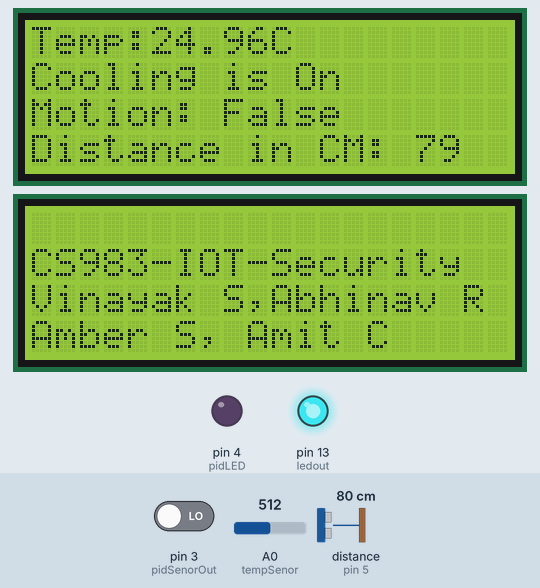
Bench run of a program on a simulated Arduino Uno, built with avr-gcc and run on an emulated ATmega328P. Shown: 2 × 20×4 character LCD, output pins drawn as LEDs (lit = HIGH). Wiring (from diagram.json): ultrasonic range finder: trigger pin 6; echo pin 5. The test bench sets the inputs (shaded band); at power-on: pin 3 (pidSenorOut) LOW, A0 (tempSenor) = 512, distance to the obstacle (sensor on pin 5) 80 cm. The echo pulse lasts 58.3 µs per cm; pins used as bus, display or sensor lines are not drawn; what the program prints to the serial monitor is not drawn.

Above: at 1.7 s.
1.8 s: pin 3 (pidSenorOut) driven HIGH
At 3.6 s:
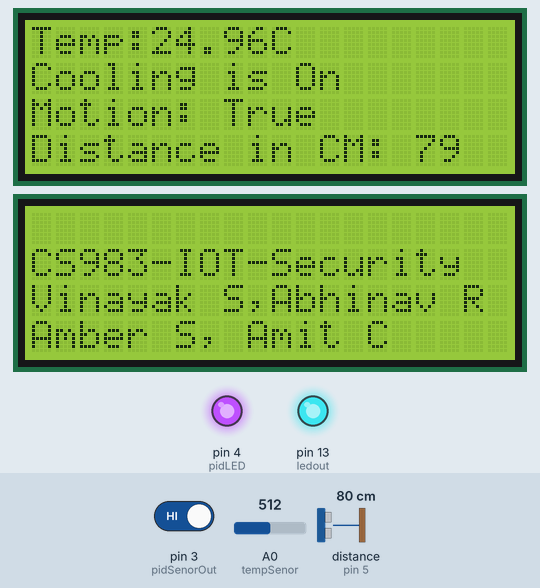
4.7 s: A0 (tempSenor) set to 530
At 6.0 s:
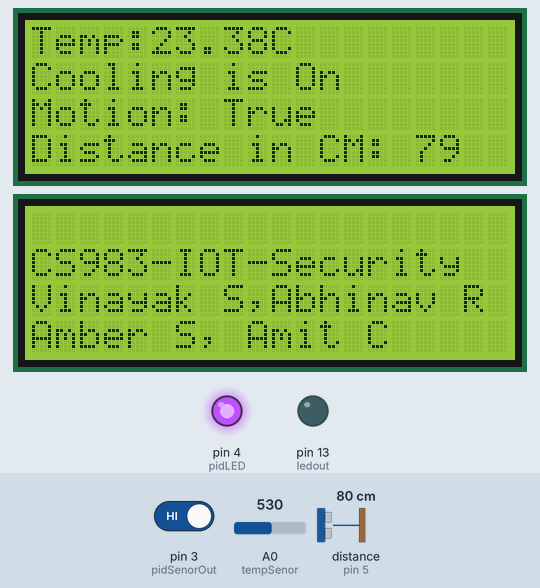
7.6 s: A0 (tempSenor) set to 545
At 9.7 s:
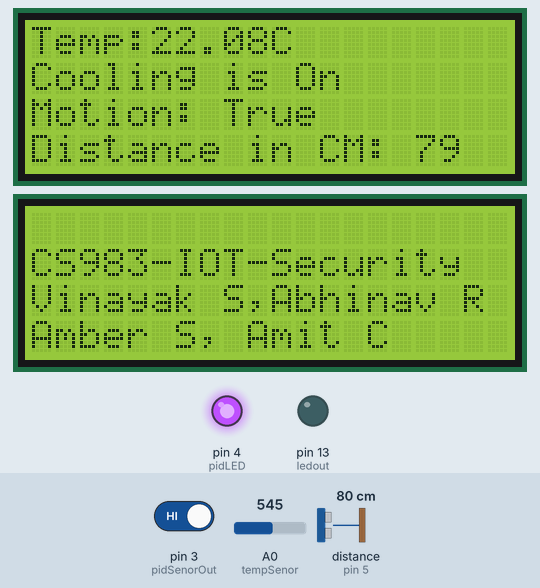
10.9 s: A0 (tempSenor) set to 572
At 12.6 s:
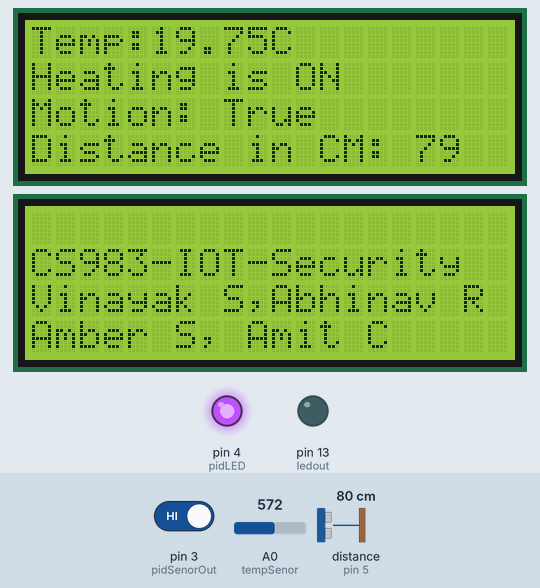
17.1 s: pin 3 (pidSenorOut) driven LOW
At 19.0 s:
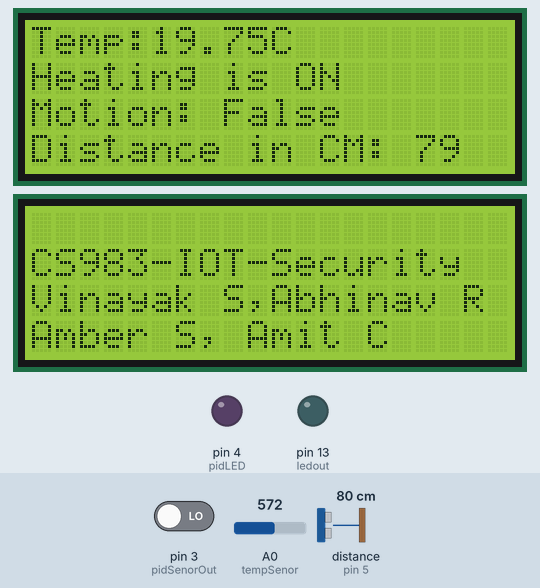
20.0 s: A0 (tempSenor) set to 675
At 22.5 s:
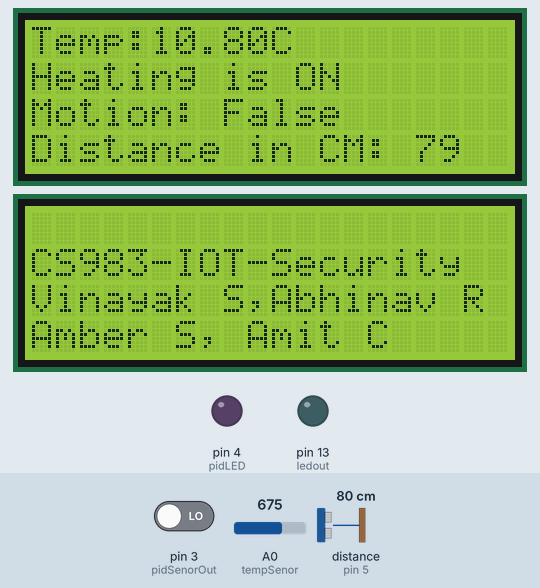
23.3 s: A0 (tempSenor) set to 695
Timing chart, 0 to 26.3 s (numbered marks = the images above; inputs shaded):
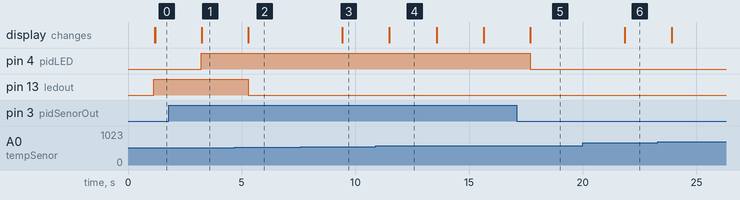

The program:

main.cpp
```cpp
#include <Arduino.h>
#include <LiquidCrystal_I2C.h>
#include <Wire.h>
#include <LiquidCrystal.h>

LiquidCrystal grouplcd(12, 11, 10, 9, 8, 7);

LiquidCrystal_I2C lcd(0x27,  20, 4);
const float BETA = 3950;
#define tempSenor A0
#define ledout 13
#define pidSenorOut 3
int motion = 0;
#define pidLED 4
#define disLED 7
#define PIN_TRIG 6
#define PIN_ECHO 5

void groupDetails() {
  grouplcd.setCursor(0,1);
  grouplcd.println("CS983-IOT-Security");
  grouplcd.setCursor(0,2);
  grouplcd.print("Vinayak S,Abhinav R");
  grouplcd.setCursor(0,3);
  grouplcd.println("Amber S, Amit C");
}

void distancemeasure() {
  digitalWrite(disLED,LOW);
  digitalWrite(PIN_TRIG, HIGH);
  delayMicroseconds(10);
  digitalWrite(PIN_TRIG, LOW);
  int discm = 0;
  // Read the result:
  int duration = pulseIn(PIN_ECHO, HIGH);
  discm = 0.0344/2 * duration;
  lcd.setCursor(0,3);
  lcd.print("Distance in CM: ");
  lcd.print(discm);
  Serial.print("Distance in CM: ");
  Serial.println(discm);
  if (discm > 250) {
    digitalWrite(disLED,HIGH);
  } else {
    digitalWrite(disLED,LOW);
  }
}


void motionSenor() {
  motion = digitalRead(pidSenorOut);
  if (motion == LOW){
    //no motion
    digitalWrite(pidLED, LOW);
    lcd.setCursor(0, 2);
    lcd.println("Motion: False");
    Serial.println("Motion Not detected!");
  }
  else {
    digitalWrite(pidLED, HIGH);
    lcd.setCursor(0, 2);
    lcd.println("Motion: True");
    Serial.println("Motion detected!");
  }
}

void temperatureSensor() {
  int analogValue = analogRead(tempSenor);
  float celsius = 1 / (log(1 / (1023. / analogValue - 1)) / BETA + 1.0 / 298.15) - 273.15;
  lcd.setCursor(0, 0);
  lcd.print("Temp:");
  lcd.print(celsius);
  lcd.print("C");
  if (celsius > 24) {
    digitalWrite(ledout, HIGH);
    lcd.setCursor(0, 1);
    lcd.print("Cooling is On ");
  }
  else if (celsius < 21) {
    digitalWrite(ledout, LOW);
    lcd.setCursor(0, 1);
    lcd.print("Heating is ON ");

  }
  else {
    digitalWrite(ledout, LOW);
    lcd.setCursor(0, 1);
  }
}

void setup() {
  lcd.init();
  lcd.backlight();
  grouplcd.begin(20, 4);
  pinMode(ledout, OUTPUT);
  pinMode(pidLED,OUTPUT);
  pinMode(PIN_TRIG, OUTPUT);
  pinMode(PIN_ECHO, INPUT);
  pinMode(disLED,OUTPUT);
  Serial.begin(9600);
}
void loop() {
  delay(1000);
  lcd.setCursor(0, 0);
  temperatureSensor();
  motionSenor();
  distancemeasure();
  groupDetails();
  delay(1000);
}
```

Measured:
- the behaviour switches between 522 and 523 on A0 (tempSenor) (found by bisection; images 1 and 2)
- the behaviour switches between 557 and 558 on A0 (tempSenor) (found by bisection; images 3 and 4)
- after the input at 1.8 s, pin 4 (pidLED): LOW → HIGH after 1.4 s; the display: changes after 1.4 s (image 1)
- after the input at 4.7 s, pin 13 (ledout): HIGH → LOW after 0.58 s; the display: changes after 0.60 s (image 2)
- after the input at 7.6 s, the display: changes after 1.8 s (image 3)
- after the input at 10.9 s, the display: changes after 0.58 s (image 4)
- after the input at 17.1 s, pin 4 (pidLED): HIGH → LOW after 0.58 s; the display: changes after 0.60 s (image 5)
- after the input at 20.0 s, the display: changes after 1.8 s (image 6)
